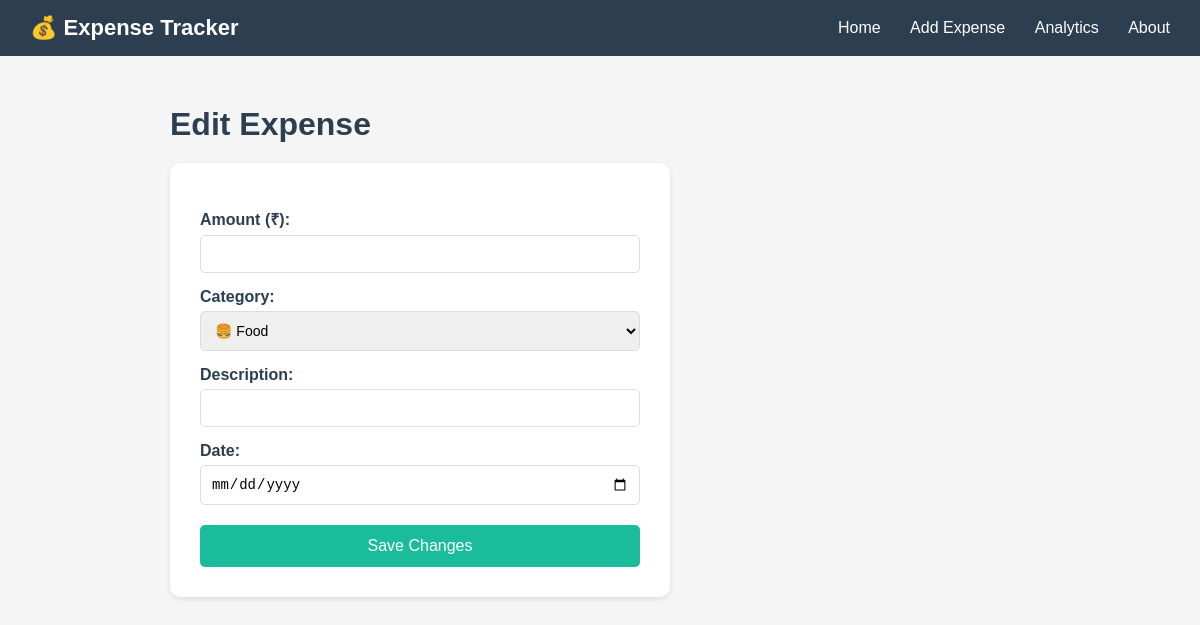
Page /edit/4 on the earlier database version.
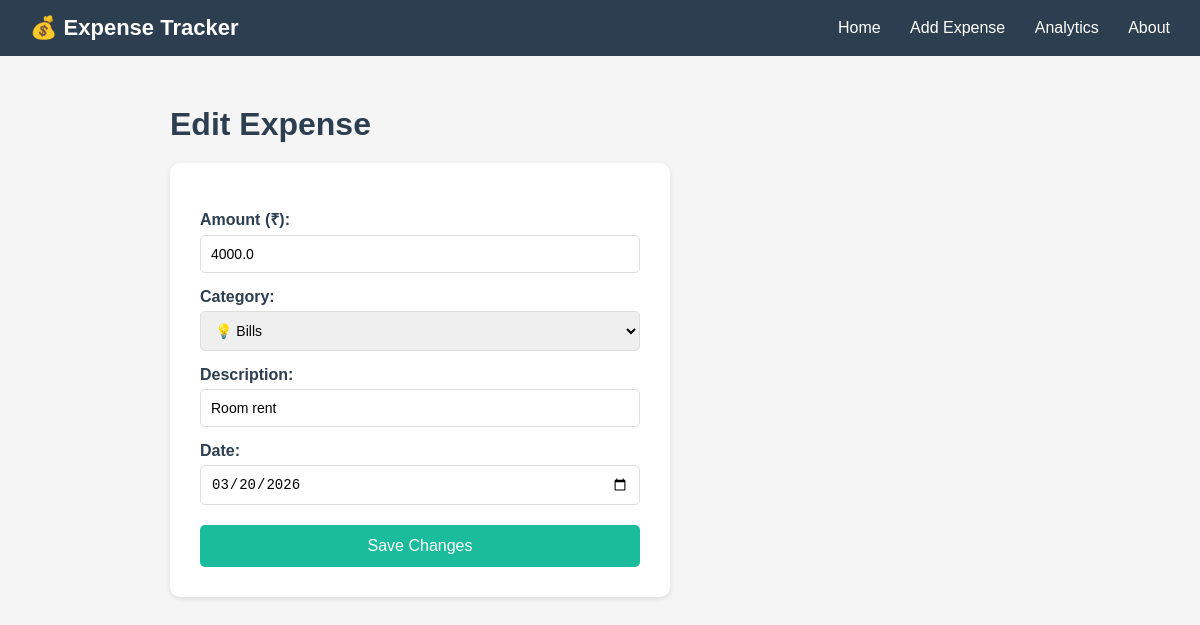
Same page on the later database version.
### tables this page shows
CREATE TABLE expenses(
            id INTEGER PRIMARY KEY AUTOINCREMENT,
            amount REAL NOT NULL,
            category TEXT NOT NULL,
            description TEXT,
            date TEXT NOT NULL
        );

### app.py (the view, shortened to what this page needs)
@app.route('/edit/<int:id>', methods=['GET', 'POST'])
def edit(id):
    conn = get_db_connection()
    expense = conn.execute(
        'SELECT * FROM expenses WHERE id = ?', (id,)
    ).fetchone()
    conn.close()
    return render_template('edit.html', expense = expense)

### app.py (called while the page is built)
def get_db_connection():
    conn = sqlite3.connect('expenses.db')
    conn.row_factory = sqlite3.Row
    return conn

### templates/edit.html (shortened to what this page needs)
{% extends 'base.html' %}
{% block content %}
    <h1>Edit Expense</h1>
    <form method="POST" action="/edit/{{ expense['id'] }}">
        <label for="amount">Amount (₹):</label>
        <input type="number" id="amount" name="amount"
               value="{{ expense['amount'] }}" required>
        <label for="category">Category:</label>
        <select id="category" name="category" required>
            <option value="Food" {% if expense['category'] == 'Food' %}selected{% endif %}>🍔 Food</option>
            <option value="Bills" {% if expense['category'] == 'Bills' %}selected{% endif %}>💡 Bills</option>
        </select>
        <label for="description">Description:</label>
        <input type="text" id="description" name="description"
               value="{{ expense['description'] }}" >
        <label for="date">Date:</label>
        <input type="date" id="date" name="date"
               value="{{ expense['date'] }}" required>
        <button type="submit">Save Changes</button>
    </form>
{% endblock %}

Differences in the rows shown:
added expenses: amount "4000.0", category "💡 Bills", description "Room rent", date "03/20/2026"
Other differences:
form field category: "🍔 Food" → (not shown)
